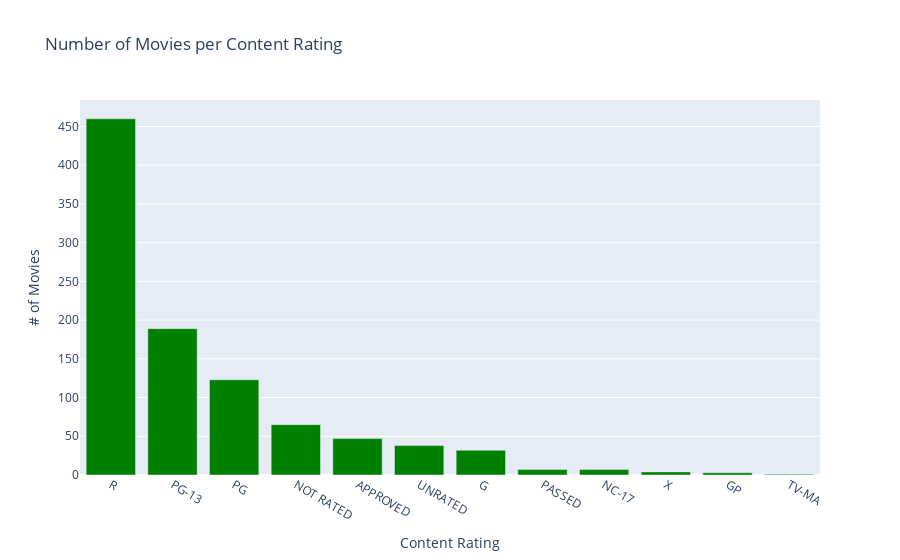

This figure's notebook cell:
### Markdown cell above
#### Use a visualization to display that same data, including a title and x and y labels.

### Code cell
# Answer:
fig3 = px.bar(movies['content_rating'].value_counts(), title="Number of Movies per Content Rating",  labels={'index': 'Content Rating', 'value':'# of Movies'})
fig3.update_layout(showlegend=False)
fig3.update_traces(marker_color='green')
fig3.show()

### Figure 1 — Plotly figure (JSON) as saved in the notebook; plotly's stock layout.template omitted (floating-point values rounded to 4 significant figures)
{"data": [{"alignmentgroup": "True", "hovertemplate": "variable=content_rating<br>Content Rating=%{x}<br># of Movies=%{y}<extra></extra>", "legendgroup": "content_rating", "marker": {"color": "green"}, "name": "content_rating", "offsetgroup": "content_rating", "orientation": "v", "showlegend": true, "textposition": "auto", "type": "bar", "x": ["R", "PG-13", "PG", "NOT RATED", "APPROVED", "UNRATED", "G", "PASSED", "NC-17", "X", "GP", "TV-MA"], "xaxis": "x", "y": [460, 189, 123, 65, 47, 38, 32, 7, 7, 4, 3, 1], "yaxis": "y"}], "layout": {"barmode": "relative", "legend": {"title": {"text": "variable"}, "tracegroupgap": 0}, "showlegend": false, "title": {"text": "Number of Movies per Content Rating"}, "xaxis": {"anchor": "y", "domain": [0, 1], "title": {"text": "Content Rating"}}, "yaxis": {"anchor": "x", "domain": [0, 1], "title": {"text": "# of Movies"}}}}
